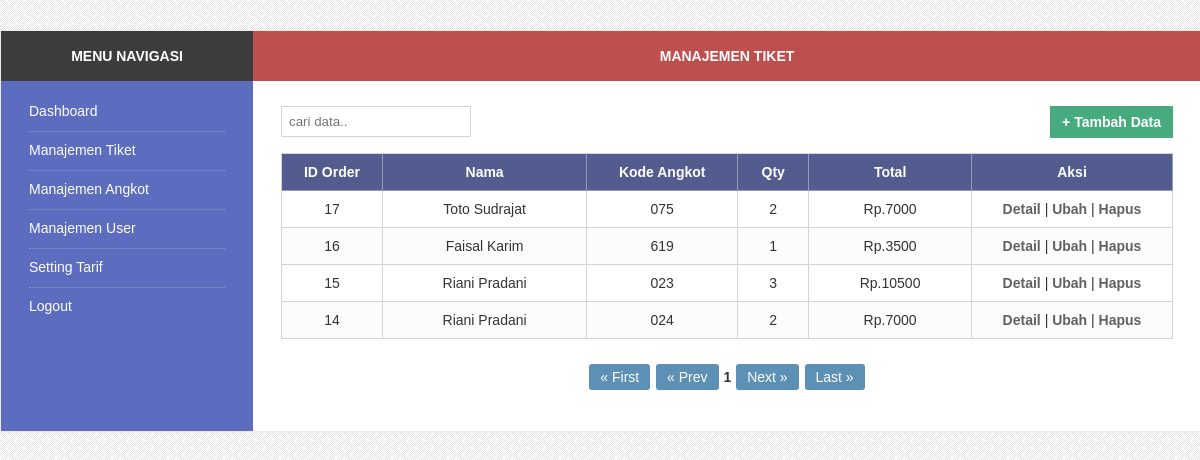
Page /admin.php?page=tiket (signed in) on the committed database.
### tables this page shows
CREATE TABLE `tiket_order` (
`id_order` int(11) NOT NULL,
  `id_angkot` int(11) NOT NULL,
  `tarif` varchar(255) NOT NULL,
  `nama` varchar(50) NOT NULL,
  `alamat` text NOT NULL,
  `jenis_kelamin` enum('Pria','Wanita') NOT NULL,
  `jumlah_beli` int(50) NOT NULL,
  `total` int(50) NOT NULL,
  `tanggal` varchar(255) NOT NULL
);

CREATE TABLE `tiket_angkot` (
`id_angkot` int(11) NOT NULL,
  `kode_angkot` varchar(50) NOT NULL,
  `tujuan` varchar(255) NOT NULL
);

### module/tiket/lihat.php (the view, shortened to what this page needs)
<?php
include 'koneksi.php';
if(empty($_SESSION['session_tiket_user']) && empty($_SESSION['session_tiket_pass'])){
	echo "Anda Harus Login. Login <a href=\"index.php\">Di Sini</a>";
}
else{
	if(access!="yes"){
		echo "Denied.";
	}
	else {
?>
<div class="theme-content-title">Manajemen Tiket</div>
<div class="theme-content-area">
	<div class="theme-content-menu">
		<div class="xleft">
			<form action="admin.php?page=tiket&action=cari_redirect" method="post">
				<input type="text" name="q" placeholder="cari data.." />
			</form>
		</div>
		<div class="xright">
			<a href="admin.php?page=tiket&action=tambah">+ Tambah Data</a>
		</div>
	</div>
	<table cellspacing="0" cellpadding="0" border="0" class="index">
		<tr>
			<th width="80">ID Order</th>
			<th>Nama</th>
			<th width="130">Kode Angkot</th>
			<th width="50">Qty</th>
			<th>Total</th>
			<th width="180">Aksi</th>
		</tr>
		<?php
			$p       = new Paging;
			$batas   = 10;
			$posisi  = $p->cariPosisi($batas);
			$query = mysqli_query($con, "SELECT * FROM tiket_angkot INNER JOIN tiket_order ON tiket_angkot.id_angkot=tiket_order.id_angkot ORDER BY tiket_order.id_order DESC LIMIT $posisi,$batas");
			while($data=mysqli_fetch_assoc($query)){
		?>
		<tr>
			<td align="center"><?php echo $data['id_order']; ?></td>
			<td align="center"><?php echo $data['nama']; ?></td>
			<td align="center"><?php echo $data['kode_angkot']; ?></td>
			<td align="center"><?php echo $data['jumlah_beli']; ?></td>
			<td align="center">Rp.<?php echo $data['total']; ?></td>
			<td align="center">
				<a href="admin.php?page=tiket&action=detail&id=<?php echo $data['id_order']; ?>">Detail</a> |
				<a href="admin.php?page=tiket&action=ubah&id=<?php echo $data['id_order']; ?>">Ubah</a> |
				<a href="admin.php?page=tiket&action=hapus&id=<?php echo $data['id_order']; ?>" onClick="return warning();">Hapus</a>
			</td>
		</tr>
		<?php } ?>
	</table>
	<?php
		$jmldata     = mysqli_num_rows(mysqli_query($con, "SELECT * FROM tiket_angkot INNER JOIN tiket_order ON tiket_angkot.id_angkot=tiket_order.id_angkot"));
		$jmlhalaman  = $p->jumlahHalaman($jmldata, $batas);
		$linkHalaman = $p->navHalaman($_GET["hal"], $jmlhalaman);
		echo "<div id=\"result-pagging\">$linkHalaman</div>";
	?>
</div>
<?php
	}
}
?>

### admin.php (shortened to what this page needs)
<?php
if(empty($_SESSION['session_tiket_user']) && empty($_SESSION['session_tiket_pass'])){
	echo "Anda Harus Login. Login <a href=\"index.php\">Di Sini</a>";
}
else{
	include "class.paging.php";
?>
<!DOCTYPE html>
<html lang="en">
<head>
	<link rel="stylesheet" type="text/css" href="css/style.css" />
</head>
<body>
	<div id="theme-content-wrapper">
		<div class="grid_12">
			<div class="theme-content-body">
				<div class="left">
					<div class="theme-content-menu">
						<div class="menu-title">Menu Navigasi</div>
						<div class="menu-list">
							<?php include "admin_menu.php"; ?>
						</div>
					</div>
				</div>
				<div class="right">
					<?php include "admin_page.php"; ?>
				</div>
			</div>
		</div>
	</div>
</body>
</html>
<?php } ?>

### admin_menu.php (shortened to what this page needs)
<?php
if(empty($_SESSION['session_tiket_user']) && empty($_SESSION['session_tiket_pass'])){
	echo "Anda Harus Login. Login <a href=\"index.php\">Di Sini</a>";
}
else{
	if(access!="yes"){ echo "Denied."; } else {
?>
<ul>
<li><a href="admin.php?page=dashboard">Dashboard</a></li>
<li><a href="admin.php?page=tiket">Manajemen Tiket</a></li>
<li><a href="admin.php?page=angkot">Manajemen Angkot</a></li>
<li><a href="admin.php?page=user">Manajemen User</a></li>
<li><a href="admin.php?page=setting">Setting Tarif</a></li>
<li><a href="logout.php">Logout</a></li>
</ul>
<?php
	}
}
?>

### admin_page.php (shortened to what this page needs)
<?php
if(empty($_SESSION['session_tiket_user']) && empty($_SESSION['session_tiket_pass'])){
	echo "Anda Harus Login. Login <a href=\"index.php\">Di Sini</a>";
}
else{
	if(access!="yes"){
		echo "Denied.";
	}
	else {
		switch($_GET['page']){
			case 'tiket':
				include "module/tiket/index.php";
			break;
		}
	}
}
?>

### module/tiket/index.php (shortened to what this page needs)
<?php
if(empty($_SESSION['session_tiket_user']) && empty($_SESSION['session_tiket_pass'])){
	echo "Anda Harus Login. Login <a href=\"index.php\">Di Sini</a>";
}
else{
	if('access' == "yes"){
		echo "Denied.";
	}
	else {
		if(isset($_GET['action'])){
			$aksi = $_GET['action'];
		}else{
			$aksi = "";
		}
		switch( $aksi){
			default:
				include "lihat.php";
			break;
		}
	}
}
?>

### class.paging.php (shortened to what this page needs)
<?php
class Paging{
function cariPosisi($batas){
		 if(empty($_GET['hal'])){
      		$posisi      = 0;
		 }
		 else{
			$posisi = ($_GET['hal']-1) * $batas;
		 }
	return $posisi;
}
function jumlahHalaman($jmldata, $batas){
		 $jmlhalaman = ceil($jmldata/$batas);
    return $jmlhalaman;
}
function navHalaman($halaman_aktif, $jmlhalaman){
		$link_halaman = "";
		if($halaman_aktif > 1){
		   $prev = $halaman_aktif-1;
           $link_halaman .= "<a href='admin.php?page=$_GET[page]&hal=1' class='pagging'>&laquo; First</a>
                             <a href='admin.php?page=$_GET[page]&hal=$prev' class='pagging'>&laquo; Prev</a> ";
		}
		else{
           $link_halaman .= "<a href='#' class='pagging-off'>&laquo; First</a> <a href='#' class='pagging-off'>&laquo; Prev</a> ";
		}
		$angka = ($halaman_aktif > 3 ? " ... " : " ");
		for ($i=$halaman_aktif-2; $i<$halaman_aktif; $i++){
  			 if ($i < 1)
  			 continue;
	 		 $angka .= "<a href='admin.php?page=$_GET[page]&hal=$i' class='pagging'>$i</a> ";
  		}
	    $angka .= " <b>$halaman_aktif</b> ";
   		for($i=$halaman_aktif+1; $i<($halaman_aktif+3); $i++){
    		if($i > $jmlhalaman)
     		break;
	  		$angka .= "<a href='admin.php?page=$_GET[page]&hal=$i' class='pagging'>$i</a> ";
  		}
	    $angka .= ($halaman_aktif+2<$jmlhalaman ? " ... <a href='admin.php?page=$_GET[page]&hal=$jmlhalaman' class='pagging'>
	    $jmlhalaman</a>  " : " ");
		$link_halaman .= "$angka";
	    if($halaman_aktif < $jmlhalaman){
		   $next = $halaman_aktif+1;
	       $link_halaman .= " <a href='admin.php?page=$_GET[page]&hal=$next' class='pagging'>Next &raquo;</a>
                              <a href='admin.php?page=$_GET[page]&hal=$jmlhalaman' class='pagging'>Last &raquo;</a> ";
		}
		else{
		   $link_halaman .= "<a href='#' class='pagging-off'>Next &raquo;</a>
                             <a href='#' class='pagging-off'>Last &raquo;</a> ";
		}
    return $link_halaman;
}
}
?>

### css/style.css (style rules this page uses)
body { background: url('../img/bg.png'); font-family: arial; font-size: 14px; margin:0; padding:0; }
.grid_12 { width: 1200px; margin: 0 auto; }
.xleft { float: left; }
.xright { float: right; }
from, table { margin:0; padding:0; border:0; }
table { width: 100%; }
select, input[type="text"], input[type="password"] { border: 1px solid #d3d3d3; width: 90%; padding: 7px; margin-bottom: 16px; }
a { color: #EC2727; font-weight:bold; text-decoration: none; }
#theme-content-wrapper { margin: 30px 0px 55px; }
.theme-content-body { display: table; width: 100%; border:1px solid #eaeaea; box-shadow: 0 0 5px 1px rgba(0,0,0,0.03); }
.theme-content-body .left, .theme-content-body .right { display: table-cell; vertical-align:top; }
.theme-content-body .left { background: #5C6CBE; color: #fff; width: 21%; }
.theme-content-body .right { background: #fff; color: #333; width: 79%; }
.theme-content-area { padding: 25px 28px 31px; }
.menu-title { background: #3C3C3C; padding: 17px 28px; text-transform: uppercase; font-weight: bold; text-align: center; }
.menu-list { padding: 22px 28px 27px; }
.menu-list ul { list-style: none; padding: 0; margin: 0; }
.menu-list ul li { border-bottom: 1px dotted #8B96CF; padding-bottom: 12px; margin-bottom: 10px; }
.menu-list ul li a { color: #fff; font-weight: normal; display:block; }
.menu-list ul li:last-child { border-bottom:0px; margin-bottom:0px; padding-bottom:0px; }
.theme-content-title { background: #BE4F4F; color: #fff; padding: 17px 28px; font-weight: bold; font-size: 14px; text-transform: uppercase; text-align: center; }
.xright a { background: #48AB7E; color: #fff; padding: 8px 12px; display: inline-block; }
.theme-content-menu { margin-bottom: 15px; }
.theme-content-area table { border: 1px solid #d3d3d3; border-right: 0px; border-bottom: 0px; }
.theme-content-area table tr th { background: #525C8E; color: #fff; padding: 10px; border: 1px solid #959AB5; border-left: 0; border-top: 0; }
.theme-content-area table.index tr:nth-of-type(odd) { background: #fcfcfc; }
.theme-content-area table tr td { border: 1px solid #d3d3d3; border-left: 0; border-top: 0; padding: 10px 15px; }
.theme-content-area table tr td a { color: #616161; }
.theme-content-area select, .theme-content-area input[type="text"] { margin-bottom: 0px; }
#result-pagging { margin-top: 25px; margin-bottom: 10px; text-align: center; }
a { transition: all ease .3s; }
#result-pagging a { color: #FFFFFF; padding: 5px 11px; background: #5D90B5; display: inline-block; margin: 0px 1px; border-radius: 3px; font-weight: normal; }

### rows in the picture
tiket_order: id_order "17", nama "Toto Sudrajat", id_angkot.kode_angkot "075", jumlah_beli "2", total "7000"
tiket_order: id_order "16", nama "Faisal Karim", id_angkot.kode_angkot "619", jumlah_beli "1", total "3500"
tiket_order: id_order "15", nama "Riani Pradani", id_angkot.kode_angkot "023", jumlah_beli "3", total "10500"
tiket_order: id_order "14", nama "Riani Pradani", id_angkot.kode_angkot "024", jumlah_beli "2", total "7000"

### other values in the picture
$halaman_aktif "1"
